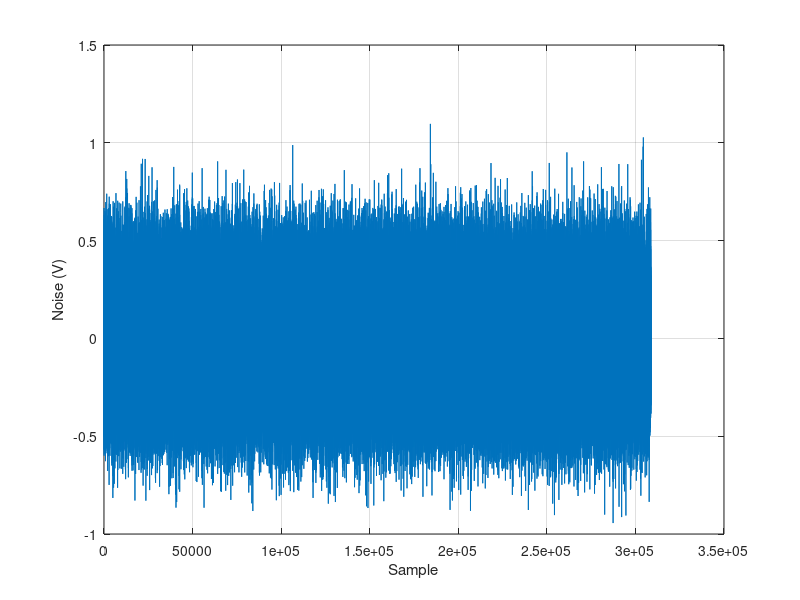
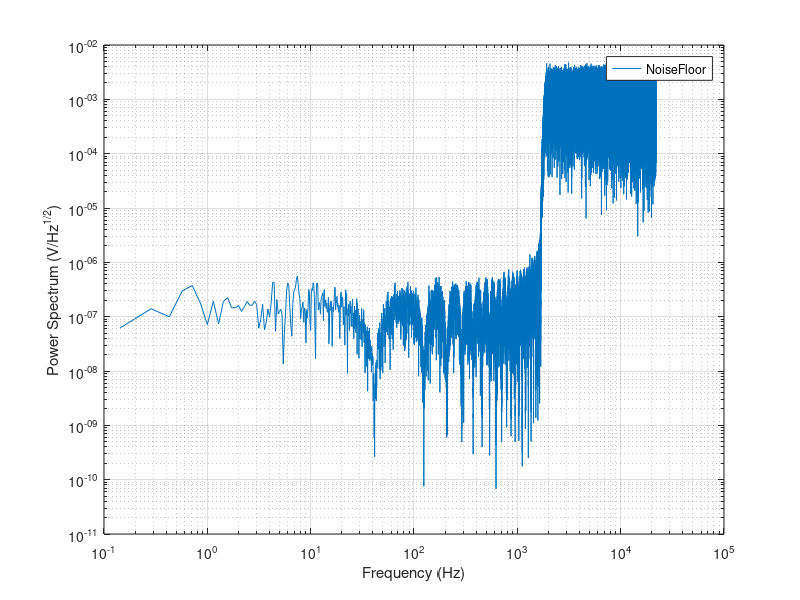
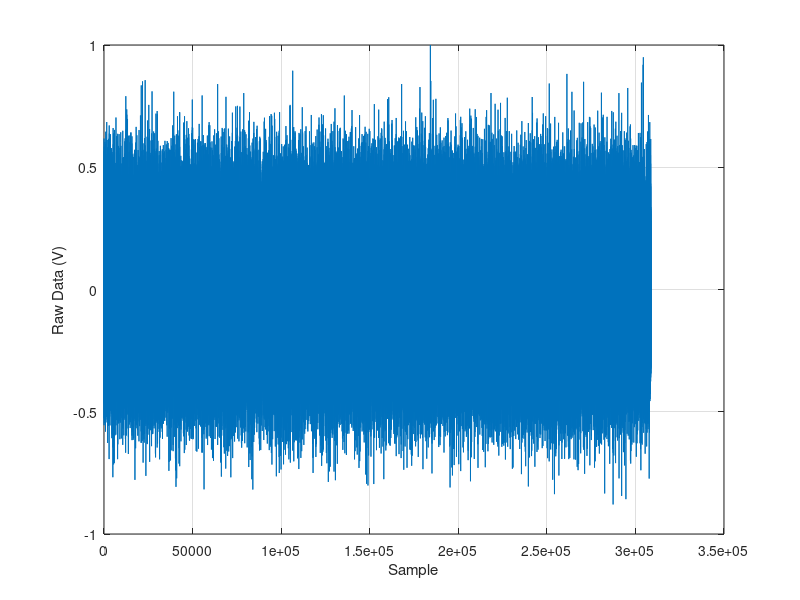
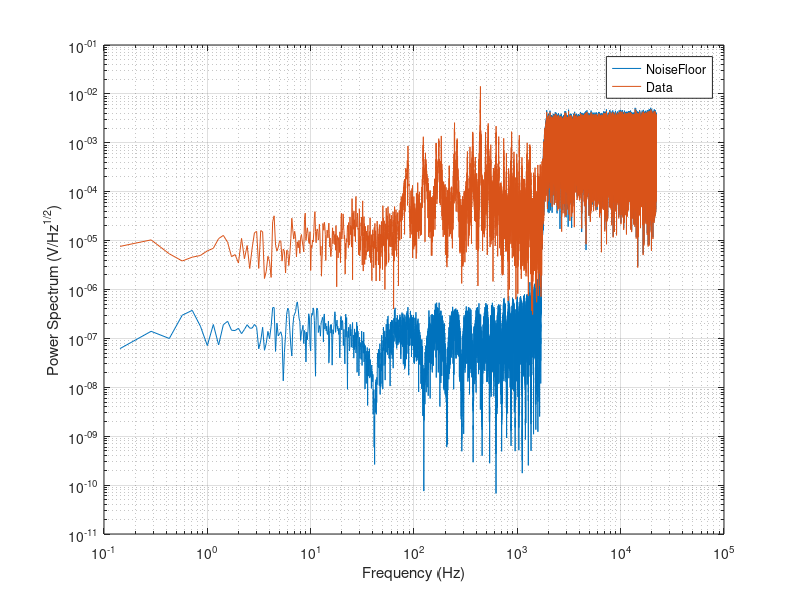

Write the MATLAB code that produced these figures, in order. (Note: this script raises an error after producing the figures.)
% 功率谱估计可以用于评估仪器噪声在频带内的分布，为数据滤波提供依据
% 示例数据说明：
%    test-noise --- 假设的某录音设备噪声本底
%    test-audio --- 上述录音设备录制的某音频
% 注释了sound函数避免自动播放声音导致音频重叠，手动播放。

% XiaoCY 2020-10-21

%%
clear;clc
close all

%% 导入噪声本底数据
load('test-noise.mat')

figure('Name','Noise')
plot(xn)
grid on
xlabel('Sample')
ylabel('Noise (V)')

nfft = length(xn);
win = hann(nfft);
[pxn,f] = periodogram(xn,win,'onesided',nfft,fs);

figure('Name','NoisePSD')
loglog(f,sqrt(pxn),'DisplayName','NoiseFloor')
grid on
legend
xlabel('Frequency (Hz)')
ylabel('Power Spectrum (V/Hz^{1/2})')

%% 导入录音数据
load('test-audio.mat')

figure('Name','Data')
plot(data)
grid on
xlabel('Sample')
ylabel('Raw Data (V)')

[pdat,f] = periodogram(data,win,'onesided',nfft,fs);

figure('Name','DataPSD')
loglog(f,sqrt(pxn),'DisplayName','NoiseFloor')
hold on
grid on
loglog(f,sqrt(pdat),'DisplayName','Data')
legend
xlabel('Frequency (Hz)')
ylabel('Power Spectrum (V/Hz^{1/2})')

% sound(data,fs)

%% 滤波
filter_data = bandpass(data,[20 1500],fs);

figure('Name','Data')
plot(filter_data)
grid on
xlabel('Sample')
ylabel('Filtered Data (V)')

[pfilt,f] = periodogram(filter_data,win,'onesided',nfft,fs);

figure('Name','DataPSD')
loglog(f,sqrt(pxn),'DisplayName','NoiseFloor')
hold on
grid on
loglog(f,sqrt(pdat),'DisplayName','Data')
loglog(f,sqrt(pfilt),'DisplayName','FilteredData')
legend
xlabel('Frequency (Hz)')
ylabel('Power Spectrum (V/Hz^{1/2})')

% sound(filter_data,fs)